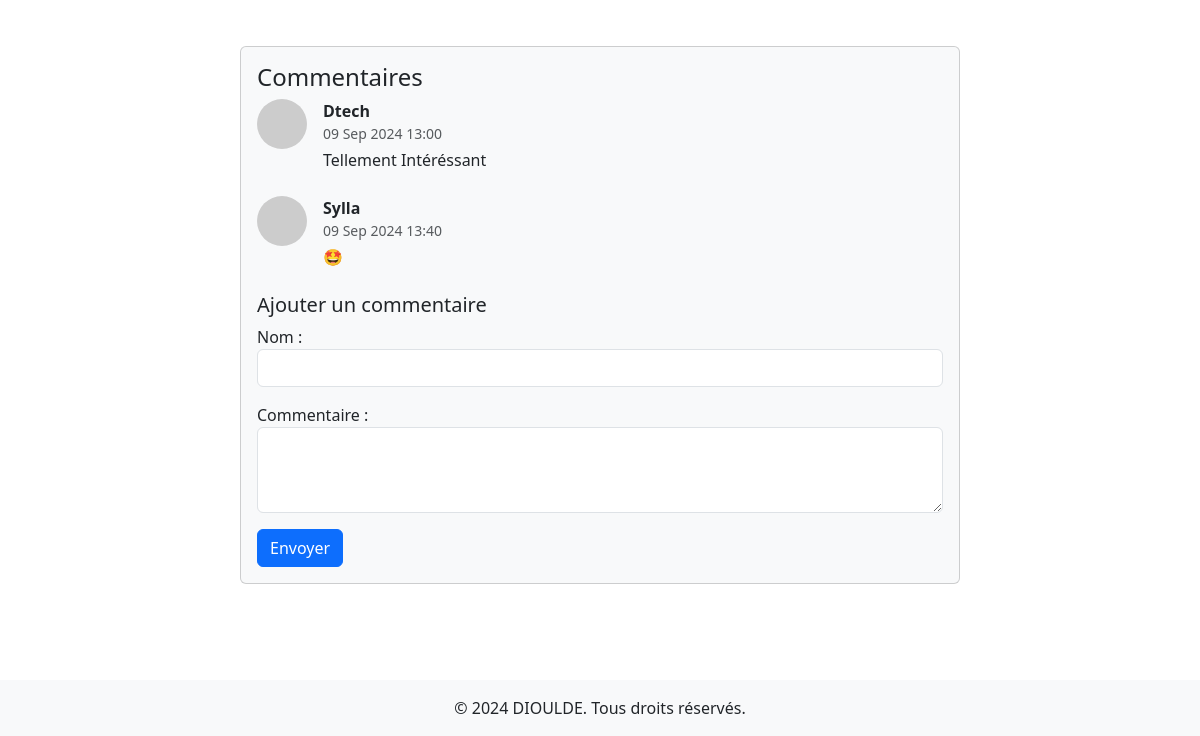
Before: /article/detail/15/ (lower part) with the older database file.
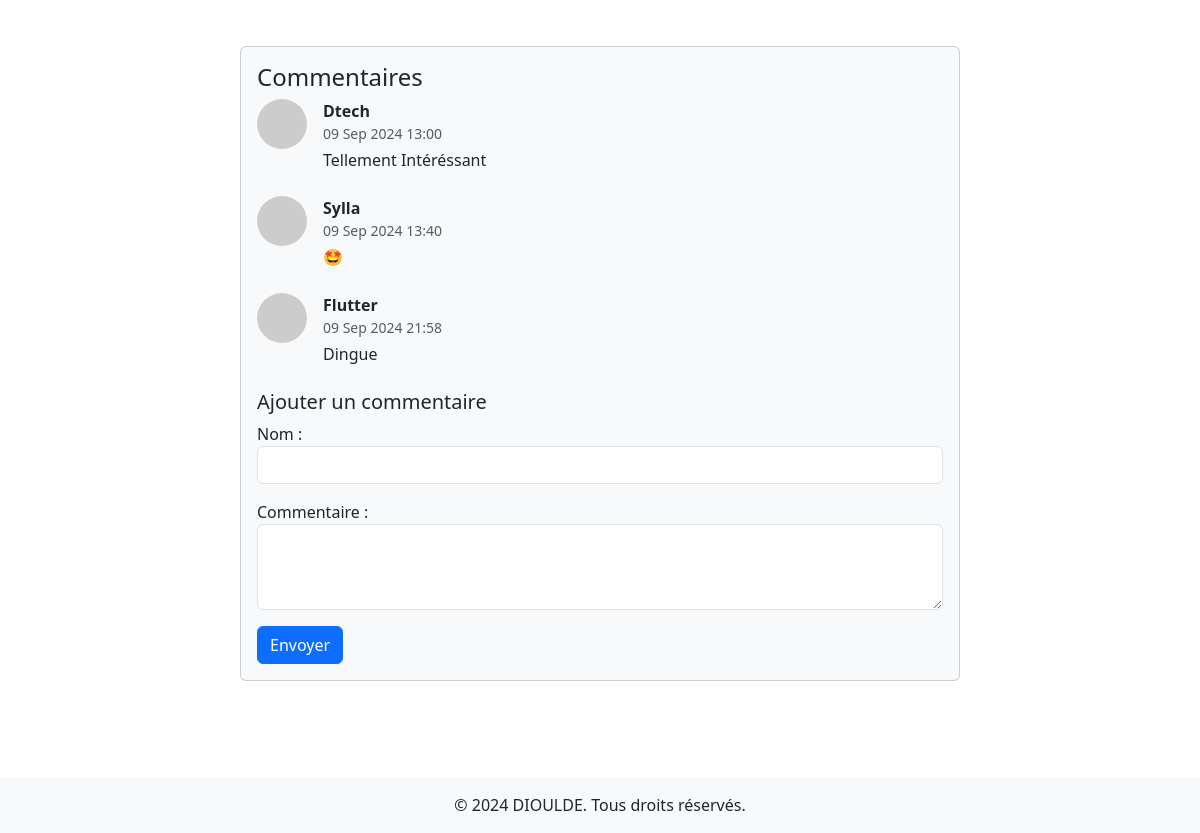
After: the same page with the newer database file.
### article/models.py (models this page shows, shortened)
class Comment(models.Model):
    name = models.TextField(verbose_name='Nom',null= True)
    content = models.TextField(verbose_name='Commentaire')
    created_at = models.DateTimeField(auto_now_add=True)
    article = models.ForeignKey(Article, on_delete=models.CASCADE)

### article/views.py (the view)
# urls.py: path('detail/<int:pk>/', ArticleDetailView.as_view(), name='detail'),
class ArticleDetailView(DetailView):
    model = Article
    template_name = 'articles/article_detail.html'
    context_object_name = 'article'
    def get_context_data(self, **kwargs: any) -> dict[str, any]:
        context = super().get_context_data(**kwargs)
        context['form'] = CommentForm()
        return context

### article/forms.py
class CommentForm(forms.ModelForm):
    class Meta:
        model = Comment
        fields = ('name','content')
        widgets = {
            'name': forms.TextInput(attrs={'class': 'form-control',}),
            'content': forms.Textarea(attrs={'class': 'form-control', 'rows': 3}),
        }

### article/templates/articles/article_detail.html (shortened to what this page needs)
{% extends "articles/base.html" %} {% block body %}
<div class="container mt-5">
  <div class="row">
    <div class="col-lg-8 mx-auto">
      <section class="mb-5">
        <div class="card bg-light">
          <div class="card-body">
            <h2 class="card-title h4">Commentaires</h2>
            {% for comment in article.comment_set.all %}
            <div class="d-flex mb-4">
              <div class="flex-shrink-0">
                <img
                  class="rounded-circle"
                  src="https://via.placeholder.com/50"
                  alt="..."
                />
              </div>
              <div class="ms-3">
                <div class="fw-bold">{{ comment.name }}</div>
                <div class="text-muted small mb-1">
                  {{ comment.created_at|date:"d M Y H:i" }}
                </div>
                {{ comment.content }}
              </div>
            </div>
            {% empty %}
            <p class="text-muted">Aucun commentaire pour le moment.</p>
            {% endfor %}
            <form action="{% url 'add-comment' article.id %}" method="post">
              <h5 class="mt-4">Ajouter un commentaire</h5>
              {{ form.as_p }}
              <button type="submit" class="btn btn-primary">Envoyer</button>
            </form>
          </div>
        </div>
      </section>
    </div>
  </div>
</div>
{% endblock body %}

Changed rows visible on the page:
added Comment: name "Flutter", created_at "09 Sep 2024 21:58", content "Dingue"
